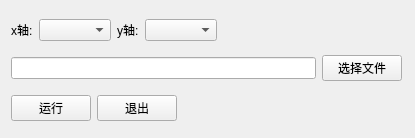
<?xml version="1.0" encoding="UTF-8"?>
<ui version="4.0">
 <class>Two_Dim</class>
 <widget class="QWidget" name="Two_Dim">
  <property name="geometry">
   <rect>
    <x>0</x>
    <y>0</y>
    <width>415</width>
    <height>138</height>
   </rect>
  </property>
  <property name="windowTitle">
   <string>Form</string>
  </property>
  <widget class="QWidget" name="">
   <property name="geometry">
    <rect>
     <x>11</x>
     <y>11</y>
     <width>391</width>
     <height>121</height>
    </rect>
   </property>
   <layout class="QVBoxLayout" name="verticalLayout">
    <item>
     <layout class="QHBoxLayout" name="horizontalLayout">
      <item>
       <widget class="QLabel" name="label">
        <property name="text">
         <string>x轴:</string>
        </property>
       </widget>
      </item>
      <item>
       <widget class="QComboBox" name="Box_two_x"/>
      </item>
      <item>
       <widget class="QLabel" name="label_2">
        <property name="text">
         <string>y轴:</string>
        </property>
       </widget>
      </item>
      <item>
       <widget class="QComboBox" name="Box_two_y"/>
      </item>
      <item>
       <spacer name="horizontalSpacer">
        <property name="orientation">
         <enum>Qt::Horizontal</enum>
        </property>
        <property name="sizeHint" stdset="0">
         <size>
          <width>40</width>
          <height>20</height>
         </size>
        </property>
       </spacer>
      </item>
     </layout>
    </item>
    <item>
     <layout class="QHBoxLayout" name="horizontalLayout_2">
      <item>
       <widget class="QLineEdit" name="lineEdit_two"/>
      </item>
      <item>
       <widget class="QPushButton" name="btn_two_choose">
        <property name="text">
         <string>选择文件</string>
        </property>
       </widget>
      </item>
     </layout>
    </item>
    <item>
     <layout class="QHBoxLayout" name="horizontalLayout_3">
      <item>
       <widget class="QPushButton" name="btn_two_run">
        <property name="text">
         <string>运行</string>
        </property>
       </widget>
      </item>
      <item>
       <widget class="QPushButton" name="btn_two_close">
        <property name="text">
         <string>退出</string>
        </property>
       </widget>
      </item>
      <item>
       <spacer name="horizontalSpacer_3">
        <property name="orientation">
         <enum>Qt::Horizontal</enum>
        </property>
        <property name="sizeHint" stdset="0">
         <size>
          <width>40</width>
          <height>20</height>
         </size>
        </property>
       </spacer>
      </item>
     </layout>
    </item>
   </layout>
  </widget>
 </widget>
 <resources/>
 <connections/>
</ui>
